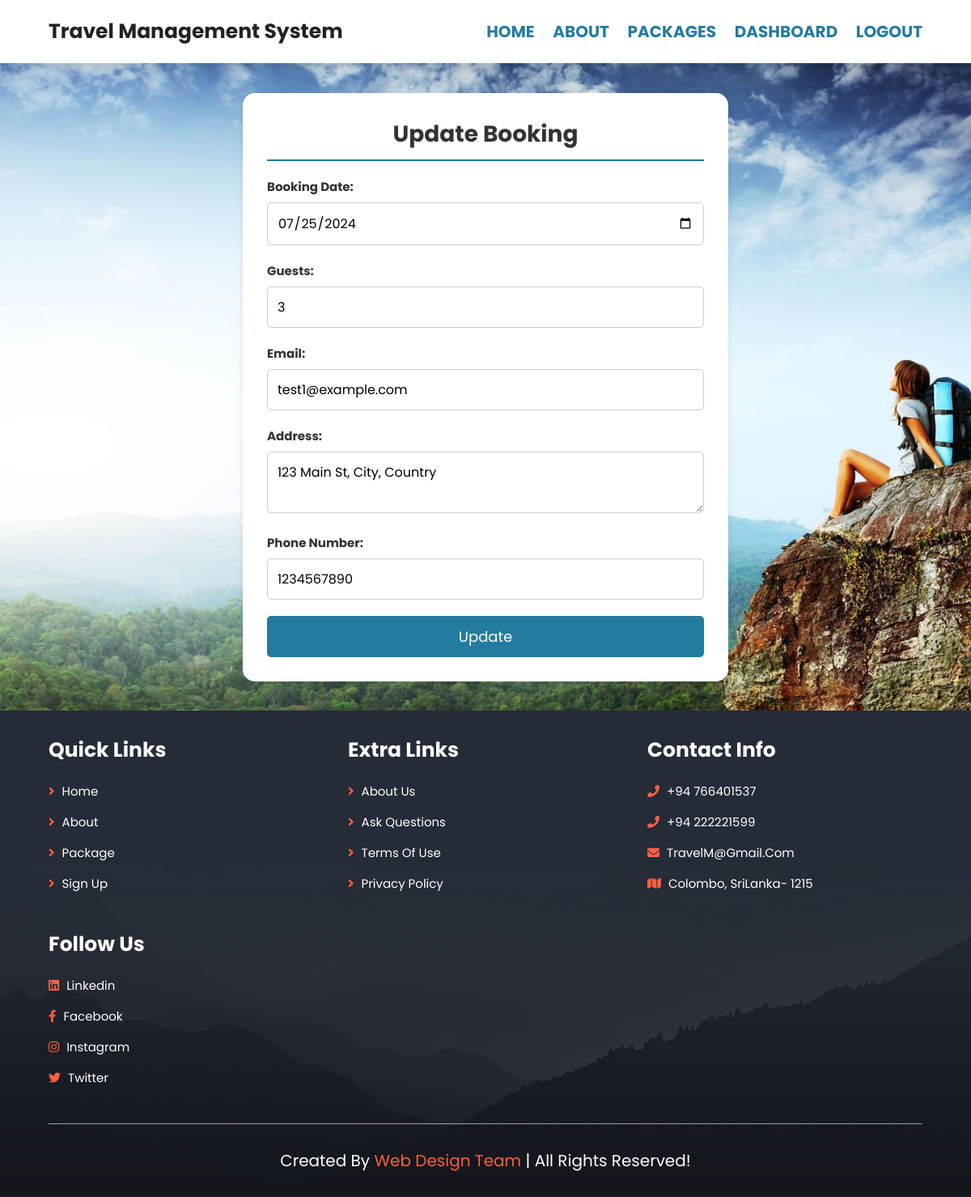
/update_booking.php?id=1 (signed in), run on the app's committed database.
### tables this page shows
CREATE TABLE `bookings` (
  `id` int(11) NOT NULL,
  `user_id` int(11) DEFAULT NULL,
  `package_id` int(11) DEFAULT NULL,
  `booking_date` date DEFAULT NULL,
  `guests` int(11) DEFAULT NULL,
  `email` varchar(255) NOT NULL,
  `address` text NOT NULL,
  `phone` varchar(20) NOT NULL
);

### update_booking.php (the view, shortened to what this page needs)
<?php
include('config.php');
$username = $_SESSION['username'];
$sql = "SELECT id FROM users WHERE username=?";
$stmt = $conn->prepare($sql);
$stmt->execute([$username]);
$user = $stmt->fetch(PDO::FETCH_ASSOC);
$user_id = $user['id'];
$booking_id = $_GET['id'];
$booking_sql = "SELECT * FROM bookings WHERE id=? AND user_id=?";
$stmt = $conn->prepare($booking_sql);
$stmt->execute([$booking_id, $user_id]);
$booking = $stmt->fetch(PDO::FETCH_ASSOC);
?>
<!DOCTYPE html>
<html>
<head>
    <link rel="stylesheet" href="https://unpkg.com/swiper@7/swiper-bundle.min.css" />
    <link rel="stylesheet" href="https://cdnjs.cloudflare.com/ajax/libs/font-awesome/5.15.4/css/all.min.css">
    <link rel="stylesheet" href="css/styles.css">
    <link rel="stylesheet" href="css/book.css">
</head>
<body>
    <section class="header">
        <a href="index.php" class="logo" style="font-weight:bold">Travel Management System </a>
        <nav class="navbar">
            <a href="index.php">home</a>
            <a href="about.php">about</a>
            <a href="view_packages.php">Packages</a>
            <?php if (isset($_SESSION['username'])) : ?>
                <a href="dashboard.php">Dashboard</a>
                <a href="logout.php">Logout</a>
            <?php else : ?>
                <a href="login.php">Login</a>
            <?php endif; ?>
        </nav>
    </section>
    <div class="booking-page-wrapper" style=" background-image: url(images/b4.jpg)">
        <div class="book-package-container ">
            <h1>Update Booking</h1>
            <form method="POST" onsubmit="return validateForm()">
                <div class="form-group">
                    <label for="booking_date">Booking Date:</label>
                    <input type="date" id="booking_date" name="booking_date" value="<?php echo $booking['booking_date']; ?>" required>
                </div>
                <div class="form-group">
                    <label for="guests">Guests:</label>
                    <input type="number" id="guests" name="guests" value="<?php echo $booking['guests']; ?>" required>
                </div>
                <div class="form-group">
                    <label for="email">Email:</label>
                    <input type="email" id="email" name="email" value="<?php echo $booking['email']; ?>" required>
                </div>
                <div class="form-group">
                    <label for="address">Address:</label>
                    <textarea id="address" name="address"><?php echo $booking['address']; ?></textarea>
                </div>
                <div class="form-group">
                    <label for="phone">Phone Number:</label>
                    <input type="text" id="phone" name="phone" value="<?php echo $booking['phone']; ?>" required>
                </div>
                <button type="submit">Update</button>
            </form>
        </div>
    </div>
    <section class="footer">
        <div class="box-container">
            <div class="box">
                <h3>quick links</h3>
                <a href="home.php"> <i class="fas fa-angle-right"></i> home</a>
                <a href="about.php"> <i class="fas fa-angle-right"></i> about</a>
                <a href="view_packages.php"> <i class="fas fa-angle-right"></i> package</a>
                <a href="book.php"> <i class="fas fa-angle-right"></i> Sign up</a>
            </div>
            <div class="box">
                <h3>extra links</h3>
                <a href="#"> <i class="fas fa-angle-right"></i> about us</a>
                <a href="#"> <i class="fas fa-angle-right"></i> ask questions</a>
                <a href="#"> <i class="fas fa-angle-right"></i> terms of use</a>
                <a href="#"> <i class="fas fa-angle-right"></i> privacy policy</a>
            </div>
            <div class="box">
                <h3>contact info</h3>
                <a href="#"> <i class="fas fa-phone"></i> +94 766401537 </a>
                <a href="#"> <i class="fas fa-phone"></i> +94 222221599 </a>
                <a href="#"> <i class="fas fa-envelope"></i> travelM@gmail.com </a>
                <a href="#"> <i class="fas fa-map"></i> Colombo, SriLanka- 1215 </a>
            </div>
            <div class="box">
                <h3>follow us</h3>
                <a href="#"> <i class="fab fa-linkedin"></i> linkedin </a>
                <a href="#"> <i class="fab fa-facebook-f"></i> facebook </a>
                <a href="#"> <i class="fab fa-instagram"></i> instagram </a>
                <a href="#"> <i class="fab fa-twitter"></i> twitter </a>
            </div>
        </div>
        <div class="credit"> created by <span>Web Design Team</span> | all rights reserved! </div>
    </section>
</body>
</html>

### css/styles.css (style rules this page uses)
:root { --main-color:#247ba0; --black:#222; --white:#fff; --tomato:#fd5e42; --light-black:#777; --light-white:#fff9; --dark-bg:rgba(0,0,0,.7); --light-bg:#eee; --border:.1rem solid var(--main-color); --box-shadow:0 .5rem 1rem rgba(0,0,0,.1); --text-shadow:0 1.5rem 3rem rgba(0,0,0,.3); }
* { font-family: 'Poppins', sans-serif; margin:0; padding:0; box-sizing: border-box; outline: none; border:none; text-decoration: none; text-transform: capitalize; }
html { font-size: 62.5%; overflow-x: hidden; }
section { padding:5rem 10%; }
.header { position: sticky; top:0; left:0; right:0; z-index: 1000; background-color: var(--white); display: flex; padding-top: 2rem; padding-bottom: 2rem; box-shadow: var(--box-shadow); align-items: center; justify-content: space-between; }
.header .logo { font-size: 2.5rem; color:var(--black); }
.header .navbar a { font-size: 2rem; margin-left: 2rem; color:#247ba0; text-transform: uppercase; font-weight: bold; }
.footer { background: url(../images/footer-bg.jpg) no-repeat; background-size: cover; background-position: center; }
.footer .box-container { display: grid; grid-template-columns: repeat(auto-fit, minmax(25rem, 1fr)); gap: 3rem; }
.footer .box-container .box h3 { color:var(--white); font-size: 2.5rem; padding-bottom: 2rem; }
.footer .box-container .box a { color:var(--white); font-size: 1.5rem; padding-bottom: 1.5rem; display: block; }
.footer .box-container .box a i { color:var(--tomato); padding-right: .5rem; transition: .2s linear; }
.footer .credit { text-align: center; padding-top: 3rem; margin-top: 3rem; border-top: .1rem solid var(--light-white); font-size: 2rem; color:var(--white); }
.footer .credit span { color:var(--tomato); }
@media (max-width:1200px) { section { padding:3rem 5%; } }

### css/book.css (style rules this page uses)
body { font-family: 'Roboto', sans-serif; margin: 0; padding: 0; }
.booking-page-wrapper { display: flex; justify-content: center; align-items: center; min-height: 100vh; background-color: #f4f4f4; padding: 20px; background-image: url(images/b4.jpg); background-size: cover; }
.book-package-container { background: #fff; padding: 30px; border-radius: 15px; box-shadow: 0 4px 8px rgba(0, 0, 0, 0.1); max-width: 600px; width: 100%; animation: fadeIn 0.5s ease-in-out; }
h1 { font-size: 28px; margin-bottom: 20px; color: #333; text-align: center; border-bottom: 2px solid #247ba0; padding-bottom: 10px; }
form { display: flex; flex-direction: column; }
.form-group { margin-bottom: 20px; }
.form-group label { display: block; margin-bottom: 8px; font-weight: bold; color: #333; font-size: 15px; }
.form-group input, .form-group textarea { width: 100%; padding: 12px; border: 1px solid #ccc; border-radius: 5px; font-size: 16px; box-sizing: border-box; transition: border-color 0.3s ease; text-transform: none; }
.form-group textarea { resize: vertical; }
button { padding: 12px 20px; border: none; background-color: #247ba0; color: #fff; font-size: 18px; border-radius: 5px; cursor: pointer; transition: background-color 0.3s ease; }

### data on the page
bookings: booking_date "07/25/2024", guests "3", email "test1@example.com", address "123 Main St, City, Country", phone "1234567890"
